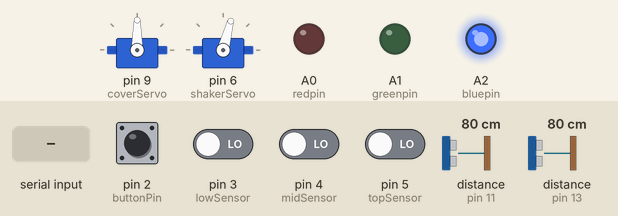
Simulated run of this sketch. Board: Arduino Uno, built with avr-gcc and run on an emulated ATmega328P. Parts: 2 × servo, output pins drawn as LEDs (lit = HIGH). Wiring (inferred from the names in the program): 2 × ultrasonic range finder: trigger pin 10, echo pin 11 / trigger pin 12, echo pin 13. Inputs (shaded band) come from the test bench; at power-on: pin 2 (buttonPin) HIGH, pin 3 (lowSensor), pin 4 (midSensor), pin 5 (topSensor) LOW, distance to the obstacle (sensors on pin 11, pin 13) 80 cm. The echo pulse lasts 58.3 µs per cm; pins used as bus, display or sensor lines are not drawn; what the sketch prints to the serial monitor is not drawn.

Above: at 1.2 s.
1.3 s: pin 4 (midSensor) driven HIGH
At 2.28 s:
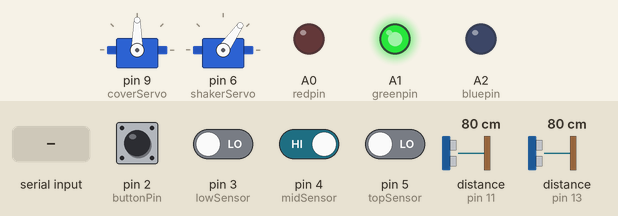
At 4.1 s:
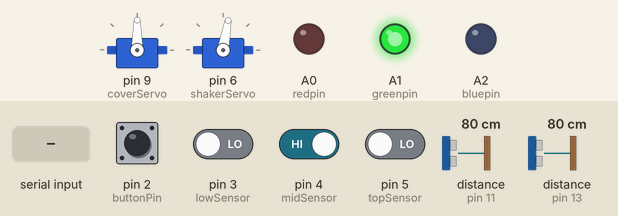
4.5 s: distance to the obstacle (sensor on pin 11) set to 25 cm
6.3 s: distance to the obstacle (sensor on pin 11) set to 19 cm
At 7.2 s:
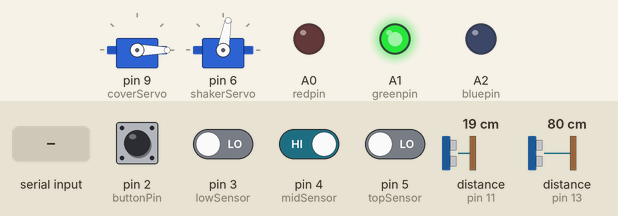
8.2 s: pin 5 (topSensor) driven HIGH
11.4 s: "SERVO_CLOSE\n" received over the second serial link
At 14.5 s:
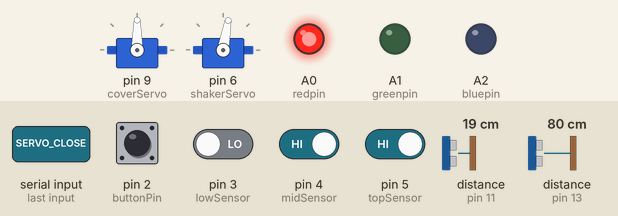
14.6 s: distance to the obstacle (sensor on pin 13) set to 60 cm
Timing chart, 0 to 17.6 s (numbered marks = the images above; inputs shaded):
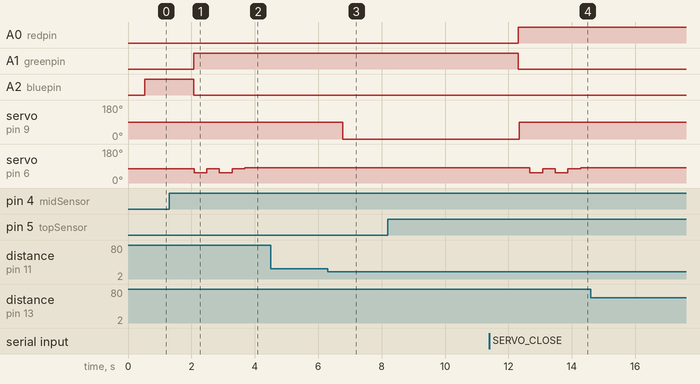

Measured:
- the behaviour switches between 22 and 21 cm on distance to the obstacle (sensor on pin 11) (found by bisection; images 2 and 3)
- after the input at 1.3 s, A1 (greenpin): LOW → HIGH after 0.77 s; A2 (bluepin): HIGH → LOW after 0.77 s; servo on pin 6 (shakerServo): 75° → 55° after 0.78 s, → 75° 0.40 s later, → 55° 0.40 s later, → 75° 0.40 s later, … (5 changes in this stretch)
- after the input at 4.5 s, every drawn part: stays the same
- after the input at 6.3 s, servo on pin 9 (coverServo): 90° → 0° after 0.47 s
- after the input at 8.2 s, every drawn part: stays the same
- after the input at 11.4 s, servo on pin 9 (coverServo): 0° → 90° after 0.93 s; servo on pin 6 (shakerServo): 80° → 55° after 1.3 s, → 75° 0.40 s later, → 55° 0.40 s later, → 75° 0.40 s later, … (5 changes in this stretch)
- after the input at 14.6 s, every drawn part: stays the same

The sketch:

smarttrashtube.ino
```cpp
#include <SoftwareSerial.h>
#include <Servo.h>

#define redpin A0
#define greenpin A1
#define bluepin A2
#define lowSensor 3
#define midSensor 4
#define topSensor 5

SoftwareSerial espSerial(7, 8);

Servo coverServo;
Servo shakerServo;

// 초음파 핀
const int cover_trigPin=10;
const int cover_echoPin=11;
const int volume_trigPin=12;
const int volume_echoPin=13;

// 인터럽트 버튼
const int buttonPin=2;

long cover_duration;
long volume_duration;
int cover_distance;
int volume_distance;
int cover_lastdistance=-1;
int last_trash_level=-1;
int last_cover_state=-1;
int commend=0; // 0 자동, 1 앱 수동, 2 버튼 강제개방, 3 버튼 초기화
bool buttonOverride=false;
int cover_state=0;
int cnt=0;
int totalHeight=10;
int shacking=0;
int trash_level=0;
int volume1=0;
int open_reason = 0; // 0=자동, 1=앱수동, 2=버튼

void setup() {
  Serial.begin(9600);
  espSerial.begin(9600);
  setup_cover();
  setup_volume();
  setup_shake();
  setup_interrupt();
}

void loop() {
  checkButton();

  if (commend == 2) {
    coverServo.write(0);
    shakerServo.write(80);
    cover_state=1;
    open_reason=2; // 추가: 버튼 강제 열기
    shacking=0;
    Serial.println("Button override: open and pause");
    commend=0;
  }

  if (buttonOverride) {
    delay(100);
    return;
  }

  if (commend == 3) {
    resetTrashCan();
    Serial.println("Button override: reset and resume");
  }

  cover();

  if (buttonOverride) {
    delay(100);
    return;
  }

  volume_level();
  volume();

  if ((trash_level != last_trash_level) || (cover_state != last_cover_state)) {
    sendData();
    if (cover_state == 0) {
      shake();
    }
    last_trash_level = trash_level;
    last_cover_state = cover_state;
  }
}

void sendData() {
  Serial.print("SEND : ");
  Serial.print(volume1);
  Serial.print(",");
  Serial.println(cover_state);
  Serial.print(",");
  Serial.println(open_reason);

  espSerial.print(volume1);
  espSerial.print(",");
  espSerial.println(cover_state);
  espSerial.print(",");
  espSerial.println(open_reason);
}

void resetTrashCan() {
  coverServo.write(90);
  shakerServo.write(80);
  cover_state=0;
  shacking=0;
  cnt=0;
  trash_level=0;
  cover_lastdistance=-1;
  last_trash_level=-1;
  last_cover_state=-1;
  commend=0;
}
```

cover.ino
```cpp
void setup_cover() {
  pinMode(cover_trigPin, OUTPUT);
  pinMode(cover_echoPin, INPUT);
  coverServo.attach(9);
  coverServo.write(90);
  cover_state=0;
}

void cover() {
  if (espSerial.available()) {
    String angle=espSerial.readStringUntil('\n');
    angle.trim();

    if (angle == "SERVO_CLOSE") {
      espSerial.println("SERVO_CLOSE OK");
      Serial.println("SERVO_CLOSE OK");
      coverServo.write(90);
      cover_state=0;
      commend=0;
    }
    else if (angle == "SERVO_OPEN") {
      espSerial.println("SERVO_OPEN OK");
      Serial.println("SERVO_OPEN OK");
      coverServo.write(0);
      cover_state=1;
      open_reason=1; // 추가: 앱 수동 열기
      commend=1;
    }
  }

  if (commend == 0) {
    digitalWrite(cover_trigPin, LOW);
    delayMicroseconds(2);
    digitalWrite(cover_trigPin, HIGH);
    delayMicroseconds(10);
    digitalWrite(cover_trigPin, LOW);

    cover_duration = pulseIn(cover_echoPin, HIGH, 30000);
    if (cover_duration == 0) {
      return;
    }

    cover_distance = cover_duration * 0.034 / 2;
    if (cover_distance != cover_lastdistance) {
      cover_lastdistance = cover_distance;
    }
    if (cover_distance <= 20) {
      if (trash_level == 3) {
        return;
      }
      if (cover_state == 0) {
        Serial.println("OPEN");
        coverServo.write(0);
        cover_state=1;
        open_reason=0; // 추가: 자동 열기

        if (smartDelay(5000)) {
          return;
        }
      }
    }
    else if (cover_state == 1) {
      Serial.println("CLOSE");
      coverServo.write(90);
      cover_state=0;
    }
    delay(200);
  }
}
```

interrupt.ino
```cpp
volatile unsigned long lastInterruptTime = 0;
volatile bool buttonInterruptPending = false;

void setup_interrupt() {
  pinMode(buttonPin, INPUT_PULLUP);
  attachInterrupt(digitalPinToInterrupt(buttonPin), buttonISR, FALLING);
}

void buttonISR() {
  buttonInterruptPending = true;
}

void checkButton() {
  static bool lastButtonState = true;
  bool buttonState = digitalRead(buttonPin);

  if (buttonInterruptPending || (lastButtonState == true && buttonState == false)) {
    buttonInterruptPending = false;
    handleButtonPress();
  }
  lastButtonState = buttonState;
}

void handleButtonPress() {
  unsigned long interruptTime = millis();

  if (interruptTime - lastInterruptTime < 250) {
    return;
  }
  lastInterruptTime = interruptTime;
  if (!buttonOverride) {
    buttonOverride = true;
    commend = 2;
  }
  else {
    buttonOverride = false;
    commend = 3;
  }
}

bool smartDelay(unsigned long ms) {
  unsigned long start = millis();

  while (millis() - start < ms) {
    checkButton();
    if (buttonOverride || commend == 2) {
      return true;
    }
    delay(10);
  }
  return false;
}
```

shack.ino
```cpp
void setup_shake() {
  shakerServo.attach(6);
  shakerServo.write(75);
}

// void shake() {
//   if ((volume_distance > 0) && (volume_distance <= totalHeight)) {
//     int filledPercent = ((totalHeight - volume_distance) * 100) / totalHeight;

//     Serial.print("거리: ");
//     Serial.print(volume_distance);
//     Serial.print("cm | 현재 적재량: ");
//     Serial.print(filledPercent);
//     Serial.println("%");

//     if (filledPercent >= 70 && cnt == 1) {
//       shacking = 1;
//       Serial.println(">> [70% 적재] 최초 감지! 2번 흔듭니다.");
//       cnt++;
//       shakeTrashCan();
//     }
//     else if (filledPercent >= 40 && filledPercent < 70 && cnt == 0) {
//       shacking = 1;
//       Serial.println(">> [40% 적재] 최초 감지! 2번 흔듭니다.");
//       cnt++;
//       shakeTrashCan();
//     }

//     if (filledPercent < 20) {
//       Serial.println("휴지통이 [20% 이하] 입니다.");
//     }
//   }
//   delay(1000);
// }
void shake(){
  Serial.print("trash_level = ");
  Serial.print(trash_level);
  Serial.print("  cnt = ");
  Serial.println(cnt);

  if (trash_level == 2 && cnt <= 0) {
    shacking = 1;
    Serial.println(">> [50%] 흔들기");
    cnt++;
    shakeTrashCan();
  }
  else if (trash_level == 3 && (cnt >= 0 && cnt <=1)) {
    shacking = 1;
    Serial.println(">> [80%] 흔들기");
    cnt++;
    shakeTrashCan();
  }
  else if (trash_level == 0) {
    cnt = 0;
  }
  delay(1000);
}

void shakeTrashCan() {
  for (int i = 0; i < 2; i++) {
    shakerServo.write(55);
    if (smartDelay(400)) {
      shacking = 0;
      shakerServo.write(75);
      return;
    }

    shakerServo.write(75);

    if (smartDelay(400)) {
      shacking = 0;
      shakerServo.write(80);
      return;
    }
  }

  shakerServo.write(80);
  delay(500);
  Serial.println("흔들기 2회 완료. 센서 안정화 대기...");
  shacking = 0;
}
```

volume.ino
```cpp
enum rainbow { red, green, blue };
void rb(int color) {
  switch (color) {
    case red:
      digitalWrite(redpin, HIGH);
      digitalWrite(greenpin, LOW);
      digitalWrite(bluepin, LOW);
      break;

    case green:
      digitalWrite(redpin, LOW);
      digitalWrite(greenpin, HIGH);
      digitalWrite(bluepin, LOW);
      break;

    case blue:
      digitalWrite(redpin, LOW);
      digitalWrite(greenpin, LOW);
      digitalWrite(bluepin, HIGH);
      break;
  }
}

void setup_volume() {
  pinMode(volume_trigPin, OUTPUT);
  pinMode(volume_echoPin, INPUT);
  pinMode(redpin, OUTPUT);
  pinMode(greenpin, OUTPUT);
  pinMode(bluepin, OUTPUT);
  pinMode(lowSensor, INPUT);
  pinMode(midSensor, INPUT);
  pinMode(topSensor, INPUT);
}

void volume() {
  if (shacking == 0) {
    volume_distance = readVolumeDistance();

    if (volume_distance != 999) {
      int filledPercent =((totalHeight - volume_distance) * 100) /totalHeight;

      Serial.print("거리 : ");
      Serial.print(volume_distance);
      Serial.print("cm | 적재량 : ");
      Serial.print(filledPercent);
      Serial.println("%");
    }
    delay(200);
  }

  if(trash_level == 0 || trash_level == 1){
    rb(blue);
    if(trash_level == 0){
      volume1=0;
    }
    else if(trash_level == 1){
      volume1=10;
    }
  }
  else if(trash_level == 2){
    rb(green);
    volume1=7;
  }
  else if(trash_level == 3) {
    rb(red);
    volume1=5;
  }
}

int readVolumeDistance() {
  int values[5];
  for (int i = 0; i < 5; i++) {
    digitalWrite(volume_trigPin, LOW);
    delayMicroseconds(2);
    digitalWrite(volume_trigPin, HIGH);
    delayMicroseconds(10);
    digitalWrite(volume_trigPin, LOW);
    long duration = pulseIn(volume_echoPin, HIGH, 30000);
    if (duration == 0) {
      values[i] = 999;
    }
    else {
      values[i] = duration * 0.034 / 2;
    }
    delay(20);
  }

  for (int i = 0; i < 4; i++) {
    for (int j = i + 1; j < 5; j++) {
      if (values[i] > values[j]) {
        int temp = values[i];
        values[i] = values[j];
        values[j] = temp;
      }
    }
  }
  return values[2];
}

void volume_level(){
  if(digitalRead(topSensor)==HIGH){
    trash_level=3;
  }
  else if(digitalRead(midSensor)==HIGH){
    trash_level=2;
  }
  else if(digitalRead(lowSensor)==HIGH){
    trash_level=1;
  }
  else{
    trash_level=0;
  }
}
```
